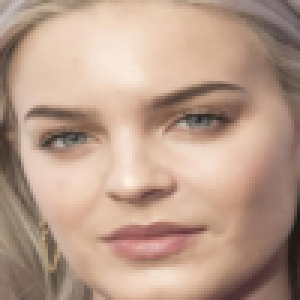
#> input picture backend/image/face.png, 100 x 100 px (shown 3 times larger)
$ python -i face_color_ml.py   (imports and definitions only)
#> lines starting #> are read from the running program, lines starting #| are printed output that depends on the picture; after the words box and inside, x2 and y2 are one past the last pixel; in counts of white or black regions, pixels touching at a corner belong together
#> further down, picture is the input picture: shape (100, 100, 3); mean B, G, R 138.3, 156.1, 185.6
""" Face Color Machine Learning code """
from collections import Counter
import pprint
import base64
from io import BytesIO
from facenet_pytorch import MTCNN, InceptionResnetV1, extract_face
from PIL import Image, ImageDraw
import numpy as np
import cv2
from sklearn.cluster import KMeans
import imutils
from matplotlib import pyplot as plt
#from matplotlib.figure import Figure
#path = 'backend/ml/image/anne-marie'
# [1 line not run here, left out]

# [1 line that did not run here, left out]

# [14 lines left out: function img_to_face, not called in this run]

#img_to_face(path)

def extractSkin(image):
    # Taking a copy of the image
    img = image.copy()
    # Converting from BGR Colours Space to HSV
    img = cv2.cvtColor(img, cv2.COLOR_BGR2HSV)
#> img: shape (100, 100, 3); mean H, S, V 13, 66.8, 185.6

    # Defining HSV Threadholds
#     lower_threshold = np.array([0, 0, 0], dtype=np.uint8) # 0 48 80
#     upper_threshold = np.array([255, 255, 255], dtype=np.uint8) # 26 255 255

    lower_threshold = np.array([0, 48, 80], dtype=np.uint8) # 0 48 80 0 133 77
    upper_threshold = np.array([20, 255, 255], dtype=np.uint8) # 26 255 255 255 173 127

    # Single Channel mask,denoting presence of colours in the about threshold
    skinMask = cv2.inRange(img, lower_threshold, upper_threshold)
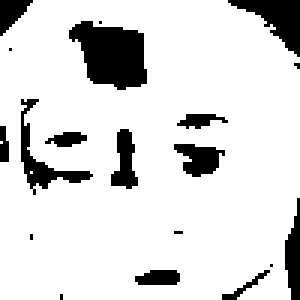
#> skinMask: shape (100, 100) (shown 3 times larger); 85.6% white; 19 black regions (7 under 20 px), largest, box (x1, y1, x2, y2) and area: (23, 7, 49, 30) 413, (76, 0, 100, 19) 205, (7, 33, 31, 65) 168

    # Cleaning up mask using Gaussian Filter
    skinMask = cv2.GaussianBlur(skinMask, (3, 3), 0)
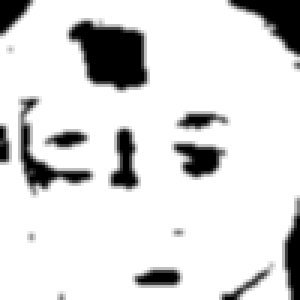
#> skinMask: shape (100, 100) (shown 3 times larger); min 0, max 255, mean 218.4

    # Extracting skin from the threshold mask
    skin = cv2.bitwise_and(img, img, mask=skinMask)
#> skin: shape (100, 100, 3); mean H, S, V 10.9, 63.5, 169.9

    # Return the Skin image
    return cv2.cvtColor(skin, cv2.COLOR_HSV2BGR)
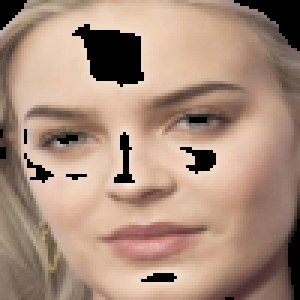
#> returned value: shape (100, 100, 3) (shown 3 times larger); mean B, G, R 124.4, 141.4, 169.9


# [177 lines left out: functions removeBlack, getColorInformation, extractDominantColor, savepic, plotColorBar, tone_analysis, not called in this run]

>>> import cv2
>>> picture = cv2.imread('../image/face.png')
>>> result = extractSkin(picture)

$ run again, on backend/image/hyoshin.jpg
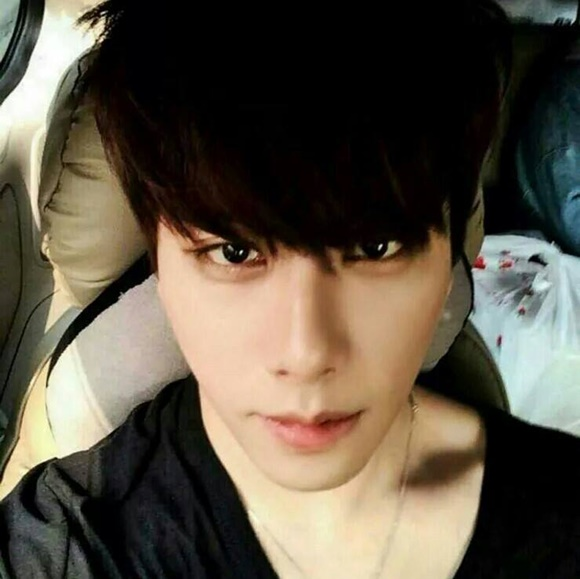
#> input picture backend/image/hyoshin.jpg, 580 x 579 px
#> picture is the input picture: shape (579, 580, 3); mean B, G, R 69.2, 83.2, 91.8
#> img: shape (579, 580, 3); mean H, S, V 33.2, 92, 94.6
#> in extractSkin, `skinMask = cv2.inRange(img, lower_threshold, upper_threshold)`:
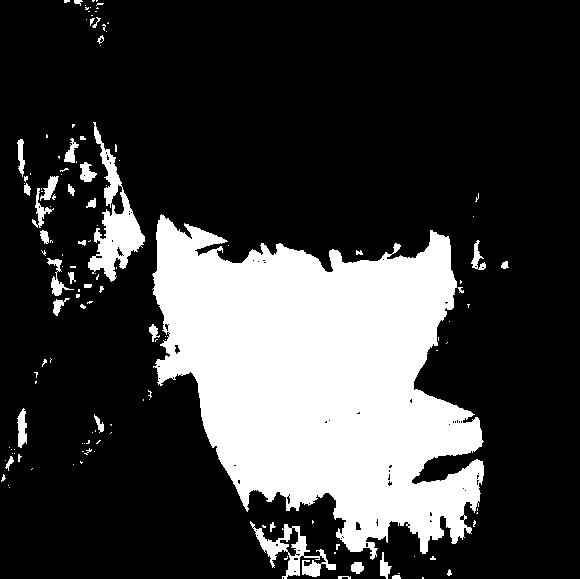
#> skinMask: shape (579, 580); 23.7% white; 138 white regions (101 under 20 px), largest, box (x1, y1, x2, y2) and area: (152, 214, 484, 560) 71342, (88, 122, 145, 282) 3052, (250, 521, 336, 579) 1483
#> skin: shape (579, 580, 3); mean H, S, V 4.1, 25.6, 49.6
#> in extractSkin, `return cv2.cvtColor(skin, cv2.COLOR_HSV2BGR)`:
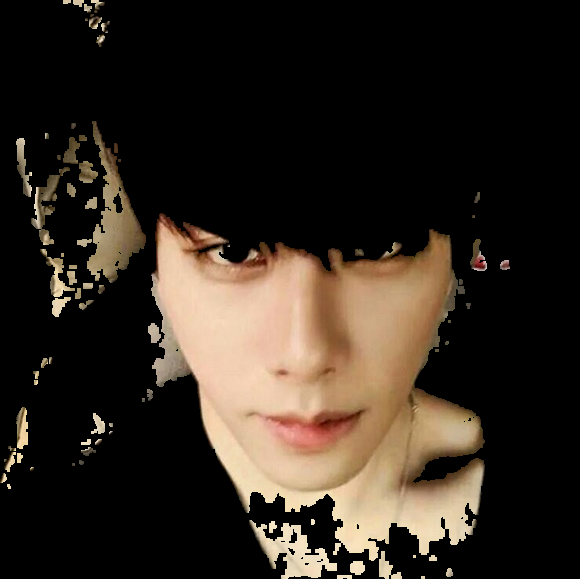
#> returned value: shape (579, 580, 3); mean B, G, R 31.7, 40.6, 49.6

$ run again, on backend/image/sana.jpg
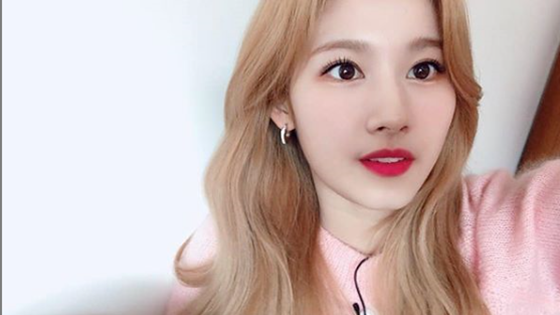
#> input picture backend/image/sana.jpg, 560 x 315 px
#> picture is the input picture: shape (315, 560, 3); mean B, G, R 181.9, 185, 205
#> img: shape (315, 560, 3); mean H, S, V 66.3, 48.7, 209.6
#> in extractSkin, `skinMask = cv2.inRange(img, lower_threshold, upper_threshold)`:
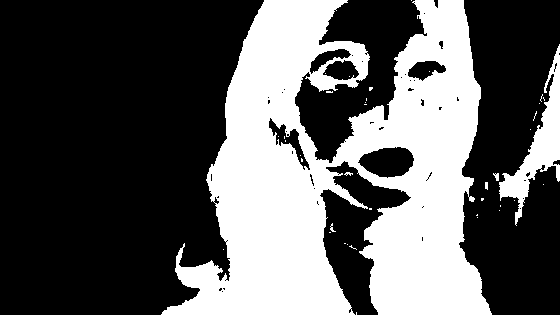
#> skinMask: shape (315, 560); 36.1% white; 39 white regions (33 under 20 px), largest, box (x1, y1, x2, y2) and area: (161, 0, 492, 315) 60382, (499, 44, 560, 226) 3051, (493, 173, 499, 181) 31, (485, 182, 488, 190) 22, (330, 223, 336, 232) 21, (344, 172, 353, 176) 20
#> skin: shape (315, 560, 3); mean H, S, V 4.5, 35.1, 65.6
#> in extractSkin, `return cv2.cvtColor(skin, cv2.COLOR_HSV2BGR)`:
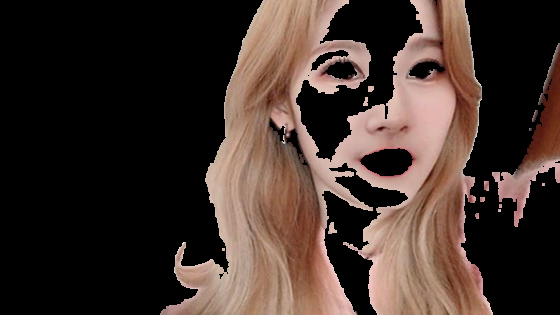
#> returned value: shape (315, 560, 3); mean B, G, R 43.8, 50.2, 65.6
